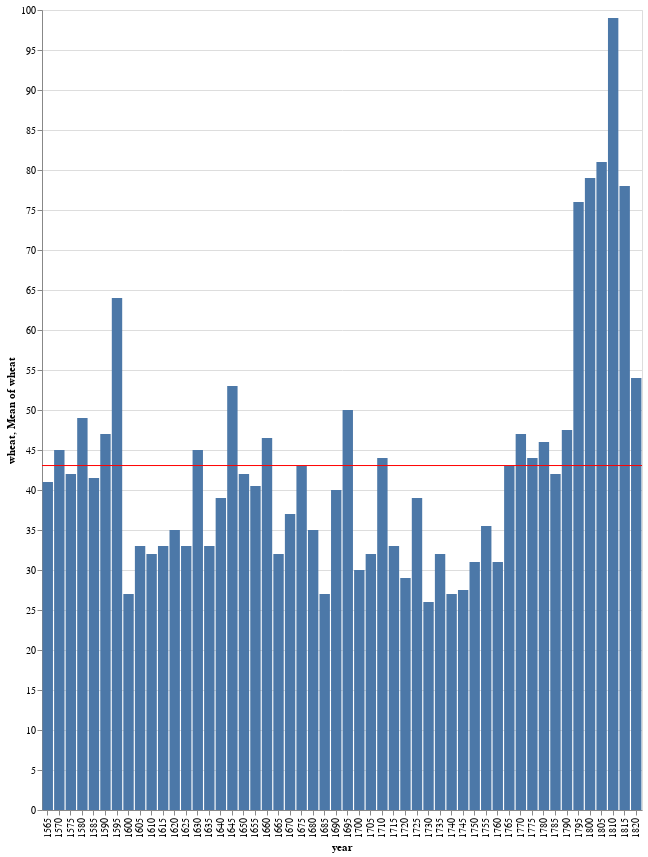

Notebook source saved alongside this figure:
### Code cell
import altair as alt
from vega_datasets import data

source = data.wheat()

bar = alt.Chart(source).mark_bar().encode(
    x='year:O',
    y='wheat:Q'
)

rule = alt.Chart(source).mark_rule(color='red').encode(
    y='mean(wheat):Q'
)

(bar + rule).properties(width=600, height = 800)

### Figure 1 — Vega-Lite specification as saved in the notebook (floating-point values rounded to 4 significant figures)
{"$schema": "https://vega.github.io/schema/vega-lite/v3.4.0.json", "config": {"mark": {"tooltip": null}, "view": {"height": 300, "width": 400}}, "data": {"name": "data-76d1ce26ea5761007c35827e1564d86c"}, "datasets": {"data-76d1ce26ea5761007c35827e1564d86c": [{"wages": 5, "wheat": 41, "year": 1565}, {"wages": 5.05, "wheat": 45, "year": 1570}, {"wages": 5.08, "wheat": 42, "year": 1575}, {"wages": 5.12, "wheat": 49, "year": 1580}, {"wages": 5.15, "wheat": 41.5, "year": 1585}, {"wages": 5.25, "wheat": 47, "year": 1590}, {"wages": 5.54, "wheat": 64, "year": 1595}, {"wages": 5.61, "wheat": 27, "year": 1600}, {"wages": 5.69, "wheat": 33, "year": 1605}, {"wages": 5.78, "wheat": 32, "year": 1610}, {"wages": 5.94, "wheat": 33, "year": 1615}, {"wages": 6.01, "wheat": 35, "year": 1620}, {"wages": 6.12, "wheat": 33, "year": 1625}, {"wages": 6.22, "wheat": 45, "year": 1630}, {"wages": 6.3, "wheat": 33, "year": 1635}, {"wages": 6.37, "wheat": 39, "year": 1640}, {"wages": 6.45, "wheat": 53, "year": 1645}, {"wages": 6.5, "wheat": 42, "year": 1650}, {"wages": 6.6, "wheat": 40.5, "year": 1655}, {"wages": 6.75, "wheat": 46.5, "year": 1660}, {"wages": 6.8, "wheat": 32, "year": 1665}, {"wages": 6.9, "wheat": 37, "year": 1670}, {"wages": 7, "wheat": 43, "year": 1675}, {"wages": 7.3, "wheat": 35, "year": 1680}, {"wages": 7.6, "wheat": 27, "year": 1685}, {"wages": 8, "wheat": 40, "year": 1690}, {"wages": 8.5, "wheat": 50, "year": 1695}, {"wages": 9, "wheat": 30, "year": 1700}, {"wages": 10, "wheat": 32, "year": 1705}, {"wages": 11, "wheat": 44, "year": 1710}, {"wages": 11.75, "wheat": 33, "year": 1715}, {"wages": 12.5, "wheat": 29, "year": 1720}, {"wages": 13, "wheat": 39, "year": 1725}, {"wages": 13.3, "wheat": 26, "year": 1730}, {"wages": 13.6, "wheat": 32, "year": 1735}, {"wages": 14, "wheat": 27, "year": 1740}, {"wages": 14.5, "wheat": 27.5, "year": 1745}, {"wages": 15, "wheat": 31, "year": 1750}, {"wages": 15.7, "wheat": 35.5, "year": 1755}, {"wages": 16.5, "wheat": 31, "year": 1760}, {"wages": 17.6, "wheat": 43, "year": 1765}, {"wages": 18.5, "wheat": 47, "year": 1770}, {"wages": 19.5, "wheat": 44, "year": 1775}, {"wages": 21, "wheat": 46, "year": 1780}, {"wages": 23, "wheat": 42, "year": 1785}, {"wages": 25.5, "wheat": 47.5, "year": 1790}, {"wages": 27.5, "wheat": 76, "year": 1795}, {"wages": 28.5, "wheat": 79, "year": 1800}, {"wages": 29.5, "wheat": 81, "year": 1805}, {"wages": 30, "wheat": 99, "year": 1810}, {"wages": null, "wheat": 78, "year": 1815}, {"wages": null, "wheat": 54, "year": 1820}]}, "height": 800, "layer": [{"encoding": {"x": {"field": "year", "type": "ordinal"}, "y": {"field": "wheat", "type": "quantitative"}}, "mark": "bar"}, {"encoding": {"y": {"aggregate": "mean", "field": "wheat", "type": "quantitative"}}, "mark": {"color": "red", "type": "rule"}}], "width": 600}
